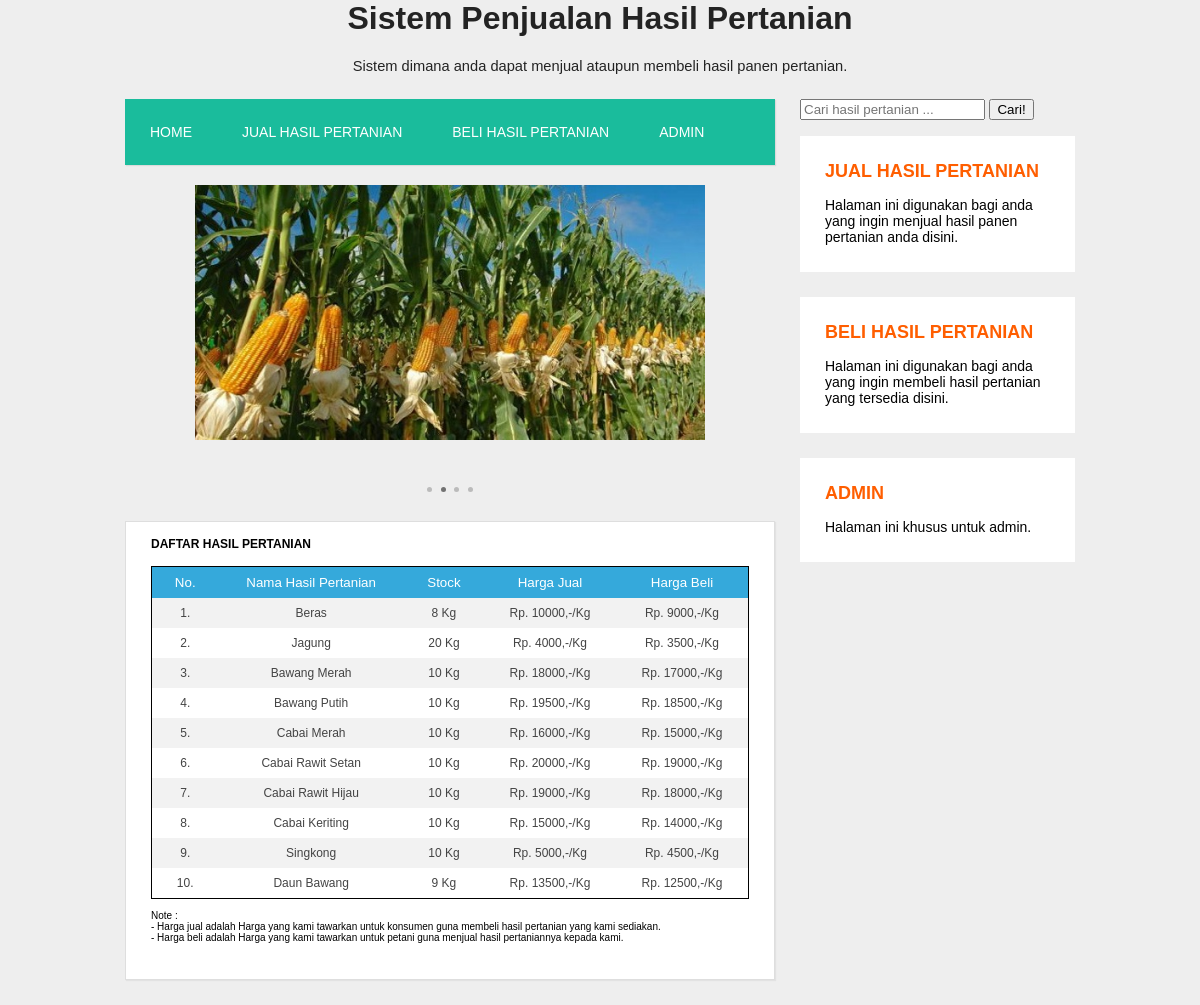
The page / on the database its author committed.
### tables this page shows
CREATE TABLE `barang` (
  `id_barang` int(3) NOT NULL,
  `nama_barang` varchar(50) NOT NULL,
  `stock` int(20) NOT NULL,
  `harga_jual` int(10) NOT NULL,
  `harga_beli` int(10) NOT NULL
);

### index.php (the view, shortened to what this page needs)
<?php
include_once("config.php");
$result = mysqli_query($mysqli, "SELECT * FROM barang");
$cari = $_POST['Kata'];
if($cari !=''){
    $result = mysqli_query($mysqli, "SELECT * FROM barang WHERE id_barang LIKE'%".$cari."%' OR
    nama_barang LIKE'%".$cari."%' OR stock LIKE'%".$cari."%' OR harga_jual LIKE'%".$cari."%' OR
    harga_beli LIKE'%".$cari."%'");
} else{
    $result = mysqli_query($mysqli, "SELECT * FROM barang");
}
?>
<html>
<head>
    <link rel="stylesheet" href="style.css" />
</head>
<body>
    <header>
    <h1>Sistem Penjualan Hasil Pertanian</h1>
    <p class="deskripsi">Sistem dimana anda dapat menjual ataupun membeli hasil panen pertanian.</p>
 </header>
<div class="wrap">
 <nav class="menu">
 <ul>
    <li> <a href="index.php">Home</a></li>
    <li><a href="jual.php">Jual Hasil Pertanian</a></li>
    <li><a href="beli.php">Beli Hasil Pertanian</a></li>
     <li><a href="admin.php">Admin</a></li>
 </ul>
 </nav>
<aside class="sidebar">
    <form action="" method="post">
    <input type="text" name="Kata" placeholder="Cari hasil pertanian ...">
    <button type="submit" name="Cari">Cari!</button></form>
 <div class="widget">
    <h2><a href="jual.php" id="judul">Jual Hasil Pertanian</a></h2>
    <p>Halaman ini digunakan bagi anda yang ingin menjual hasil panen pertanian anda disini.</p>
 </div>
 <div class="widget">
    <h2><a href="beli.php" id="judul">Beli Hasil Pertanian</a></h2>
    <p>Halaman ini digunakan bagi anda yang ingin membeli hasil pertanian yang tersedia disini.</p>
 </div>
 <div class="widget">
    <h2><a href="admin.php" id="judul">Admin</a></h2>
    <p>Halaman ini khusus untuk admin.</p>
 </div>
 </aside>
 <div class="blog">
 <div class="slideshow-container">
<div class="mySlides fade">
<img src="image/jagung.jpg" style="width:100%">
</div>
</div>
<br>
<div style="text-align:center">
<span class="dot"></span>
<span class="dot"></span>
<span class="dot"></span>
<span class="dot"></span>
</div>
    <div class="conteudo">
    <div class="post-info">
        <b>Daftar Hasil Pertanian</b>
    </div>
    <center>
     <table class="table">
    <tr>
        <th>No.</th> <th>Nama Hasil Pertanian</th> <th>Stock</th> <th>Harga Jual</th> <th>Harga Beli</th>
    </tr>
    <?php
    $no=0;
        while($user_data = mysqli_fetch_array($result)) {
        $no++;
        echo "<tr>";
        echo "<td>".$no.".</td>";
        echo "<td>".$user_data['nama_barang']."</td>";
        echo "<td>".$user_data['stock']." Kg</td>";
        echo "<td>Rp. ".$user_data['harga_jual'].",-/Kg</td>";
        echo "<td>Rp. ".$user_data['harga_beli'].",-/Kg</td>";
        echo "</tr>";
    }
    ?>
    </table>
    </center>
    <?php
    echo "<br>Note : </br>";
    echo "- Harga jual adalah Harga yang kami tawarkan untuk konsumen guna membeli hasil pertanian yang kami sediakan.<br>";
    echo "- Harga beli adalah Harga yang kami tawarkan untuk petani guna menjual hasil pertaniannya kepada kami.<br></br>";
    ?>
 </div>
 </div>
</body>
</html>

### style.css (style rules this page uses)
body { background: #eee; margin:0; font-family: 'Open Sans', sans-serif; }
header { text-align: center; color: #232323; }
header .deskripsi { font-size: 11pt; }
.wrap { width: 950px; margin:25px auto; }
nav.menu ul { overflow:hidden; color:#fff; list-style: none; float:left; padding:0; width: 650px; margin:0 0 0; background: #1abc9c; -webkit-box-shadow: 1px 1px 1px 0px rgba(204,204,204,0.55); -moz-box-shadow: 1px 1px 1px 0px rgba(204,204,204,0.55); box-shadow: 1px 1px 1px 0px rgba(204,204,204,0.55); }
nav.menu ul li { margin:0; float:left; }
nav.menu ul a { padding:25px; display:block; font-weight:500; font-size: 14px; color:#fff; text-transform: uppercase; transition: all 0.5s ease; text-decoration: none; }
.sidebar { float:right; width:275px; }
.sidebar .widget { padding:25px; margin:0 0 25px; background:#fff; border-bottom: 2px solid #fff; transition: all 0.5s ease; }
.sidebar .widget h2 { padding:0; margin:0 0 15px; font-size: 18px; font-weight:800; text-transform: uppercase; }
#judul { text-decoration: none; color:#ff5e00; }
.sidebar .widget p { font-size: 14px; }
.sidebar .widget p:last-child { margin:0; }
.blog { float:left; }
.table { font-family: sans-serif; color: #444; border-collapse: collapse; width: 100%; border: 1px solid black; }
.table tr th { background: #35A9DB; color: #fff; font-size: 10pt; font-weight: normal; }
.table, th, td { font-size: 9pt; padding: 8px 20px; text-align: center; }
.table tr:nth-child(even) { background-color: #f2f2f2; }
.conteudo { font-size: 10px; width:650px; padding:25px; margin:25px auto; background: #fff; border:1px solid #dedede; -webkit-box-shadow: 1px 1px 1px 0px rgba(204,204,204,0.35); -moz-box-shadow: 1px 1px 1px 0px rgba(204,204,204,0.35); box-shadow: 1px 1px 1px 0px rgba(204,204,204,0.35); }
.post-info { font-size: 12px; margin: -10px 0 15px; text-transform: uppercase; }

### index.php (style rules this page uses)
* { box-sizing: border-box; }
body { font-family: Verdana, sans-serif; }
.mySlides { display: none; }
img { vertical-align: middle; }
.slideshow-container { max-width: 550px; position: relative; margin: auto; padding: 20px; }
.dot { height: 5px; width: 5px; margin: 0 2px; background-color: #bbb; border-radius: 50%; display: inline-block; transition: background-color 0.6s ease; }
.active { background-color: #717171; }
.fade { -webkit-animation-name: fade; -webkit-animation-duration: 1.5s; animation-name: fade; animation-duration: 1.5s; }

### rows shown on the page
barang: nama_barang "Beras", stock "8", harga_jual "10000", harga_beli "9000"
barang: nama_barang "Jagung", stock "20", harga_jual "4000", harga_beli "3500"
barang: nama_barang "Bawang Merah", stock "10", harga_jual "18000", harga_beli "17000"
barang: nama_barang "Bawang Putih", stock "10", harga_jual "19500", harga_beli "18500"
barang: nama_barang "Cabai Merah", stock "10", harga_jual "16000", harga_beli "15000"
barang: nama_barang "Cabai Rawit Setan", stock "10", harga_jual "20000", harga_beli "19000"
barang: nama_barang "Cabai Rawit Hijau", stock "10", harga_jual "19000", harga_beli "18000"
barang: nama_barang "Cabai Keriting", stock "10", harga_jual "15000", harga_beli "14000"
barang: nama_barang "Singkong", stock "10", harga_jual "5000", harga_beli "4500"
barang: nama_barang "Daun Bawang", stock "9", harga_jual "13500", harga_beli "12500"
